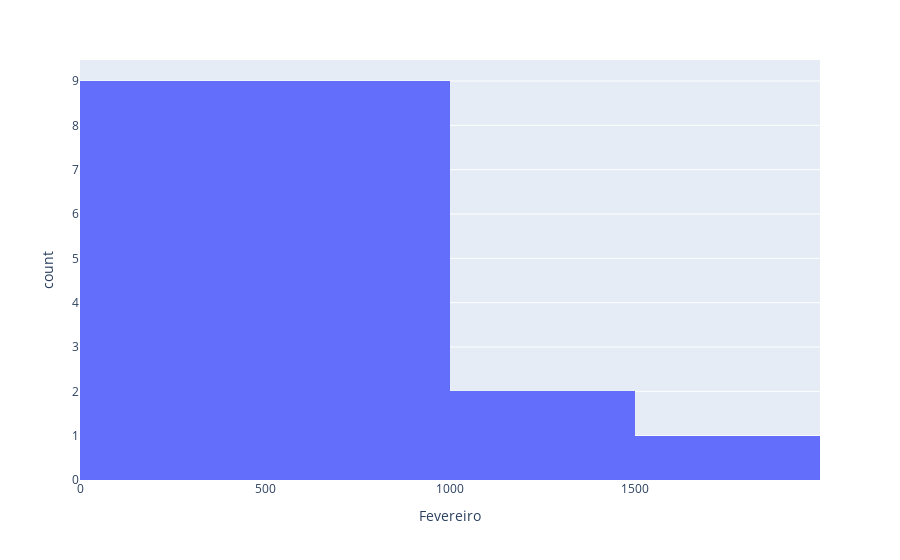

The code cell stored with this chart in its notebook:
### Code cell
hFevereiro = px.histogram(df,x='Fevereiro')
hFevereiro.show()

### Figure 1 — Plotly figure (JSON) as saved in the notebook; plotly's stock layout.template omitted (floating-point values rounded to 4 significant figures)
{"data": [{"alignmentgroup": "True", "bingroup": "x", "hovertemplate": "Fevereiro=%{x}<br>count=%{y}<extra></extra>", "legendgroup": "", "marker": {"color": "#636efa", "pattern": {"shape": ""}}, "name": "", "offsetgroup": "", "orientation": "v", "showlegend": false, "type": "histogram", "x": [160, 678, 657, 1241, 544, 420, 622, 1584, 397, 283, 917, 198, 326, 169, 440, 801, 1199, 202, 713, 900, 737], "xaxis": "x", "yaxis": "y"}], "layout": {"barmode": "relative", "legend": {"tracegroupgap": 0}, "margin": {"t": 60}, "xaxis": {"anchor": "y", "domain": [0, 1], "title": {"text": "Fevereiro"}}, "yaxis": {"anchor": "x", "domain": [0, 1], "title": {"text": "count"}}}}
